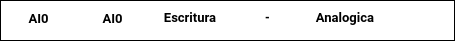
<?xml version="1.0" encoding="UTF-8"?>
<ui version="4.0">
 <class>VariableWidget</class>
 <widget class="QWidget" name="VariableWidget">
  <property name="geometry">
   <rect>
    <x>0</x>
    <y>0</y>
    <width>455</width>
    <height>41</height>
   </rect>
  </property>
  <property name="minimumSize">
   <size>
    <width>150</width>
    <height>41</height>
   </size>
  </property>
  <property name="maximumSize">
   <size>
    <width>16777215</width>
    <height>41</height>
   </size>
  </property>
  <property name="windowTitle">
   <string>Form</string>
  </property>
  <widget class="QFrame" name="MainFrame">
   <property name="geometry">
    <rect>
     <x>0</x>
     <y>0</y>
     <width>455</width>
     <height>41</height>
    </rect>
   </property>
   <property name="minimumSize">
    <size>
     <width>450</width>
     <height>41</height>
    </size>
   </property>
   <property name="maximumSize">
    <size>
     <width>16666</width>
     <height>41</height>
    </size>
   </property>
   <property name="styleSheet">
    <string notr="true">background-color: rgb(255, 255, 255);</string>
   </property>
   <property name="frameShape">
    <enum>QFrame::Panel</enum>
   </property>
   <property name="frameShadow">
    <enum>QFrame::Plain</enum>
   </property>
   <property name="lineWidth">
    <number>1</number>
   </property>
   <widget class="QScrollArea" name="lblNombreScroll">
    <property name="geometry">
     <rect>
      <x>1</x>
      <y>5</y>
      <width>75</width>
      <height>25</height>
     </rect>
    </property>
    <property name="minimumSize">
     <size>
      <width>65</width>
      <height>20</height>
     </size>
    </property>
    <property name="maximumSize">
     <size>
      <width>100</width>
      <height>25</height>
     </size>
    </property>
    <property name="frameShape">
     <enum>QFrame::NoFrame</enum>
    </property>
    <property name="frameShadow">
     <enum>QFrame::Plain</enum>
    </property>
    <property name="lineWidth">
     <number>0</number>
    </property>
    <property name="verticalScrollBarPolicy">
     <enum>Qt::ScrollBarAsNeeded</enum>
    </property>
    <property name="horizontalScrollBarPolicy">
     <enum>Qt::ScrollBarAlwaysOff</enum>
    </property>
    <property name="widgetResizable">
     <bool>true</bool>
    </property>
    <widget class="QWidget" name="ScrollNombreLayout">
     <property name="geometry">
      <rect>
       <x>0</x>
       <y>0</y>
       <width>75</width>
       <height>25</height>
      </rect>
     </property>
     <layout class="QVBoxLayout">
      <property name="spacing">
       <number>0</number>
      </property>
      <property name="leftMargin">
       <number>0</number>
      </property>
      <property name="topMargin">
       <number>0</number>
      </property>
      <property name="rightMargin">
       <number>0</number>
      </property>
      <property name="bottomMargin">
       <number>0</number>
      </property>
      <item>
       <widget class="QLabel" name="lblNombre">
        <property name="maximumSize">
         <size>
          <width>16666672</width>
          <height>16666672</height>
         </size>
        </property>
        <property name="font">
         <font>
          <family>Roboto</family>
          <pointsize>10</pointsize>
          <weight>75</weight>
          <bold>true</bold>
         </font>
        </property>
        <property name="lineWidth">
         <number>0</number>
        </property>
        <property name="text">
         <string>AI0</string>
        </property>
        <property name="alignment">
         <set>Qt::AlignHCenter|Qt::AlignTop</set>
        </property>
        <property name="wordWrap">
         <bool>true</bool>
        </property>
        <property name="margin">
         <number>0</number>
        </property>
        <property name="indent">
         <number>5</number>
        </property>
       </widget>
      </item>
     </layout>
    </widget>
   </widget>
   <widget class="QLabel" name="lblTipo">
    <property name="geometry">
     <rect>
      <x>160</x>
      <y>5</y>
      <width>60</width>
      <height>20</height>
     </rect>
    </property>
    <property name="font">
     <font>
      <family>Roboto</family>
      <pointsize>10</pointsize>
      <weight>75</weight>
      <bold>true</bold>
     </font>
    </property>
    <property name="styleSheet">
     <string notr="true">padding-top:5px;</string>
    </property>
    <property name="lineWidth">
     <number>0</number>
    </property>
    <property name="text">
     <string>Escritura</string>
    </property>
    <property name="alignment">
     <set>Qt::AlignCenter</set>
    </property>
    <property name="indent">
     <number>-1</number>
    </property>
   </widget>
   <widget class="QLabel" name="lblColor">
    <property name="geometry">
     <rect>
      <x>230</x>
      <y>5</y>
      <width>75</width>
      <height>20</height>
     </rect>
    </property>
    <property name="font">
     <font>
      <family>Roboto</family>
      <pointsize>9</pointsize>
      <weight>75</weight>
      <bold>true</bold>
     </font>
    </property>
    <property name="styleSheet">
     <string notr="true">padding-top:5px;</string>
    </property>
    <property name="lineWidth">
     <number>0</number>
    </property>
    <property name="text">
     <string>-</string>
    </property>
    <property name="alignment">
     <set>Qt::AlignCenter</set>
    </property>
    <property name="indent">
     <number>-1</number>
    </property>
   </widget>
   <widget class="QLabel" name="lblSel">
    <property name="geometry">
     <rect>
      <x>310</x>
      <y>5</y>
      <width>70</width>
      <height>20</height>
     </rect>
    </property>
    <property name="font">
     <font>
      <family>Roboto</family>
      <pointsize>10</pointsize>
      <weight>75</weight>
      <bold>true</bold>
     </font>
    </property>
    <property name="styleSheet">
     <string notr="true">padding-top:5px;</string>
    </property>
    <property name="lineWidth">
     <number>0</number>
    </property>
    <property name="text">
     <string>Analogica</string>
    </property>
    <property name="alignment">
     <set>Qt::AlignCenter</set>
    </property>
    <property name="indent">
     <number>-1</number>
    </property>
   </widget>
   <widget class="QPushButton" name="btnEditar">
    <property name="geometry">
     <rect>
      <x>390</x>
      <y>5</y>
      <width>32</width>
      <height>32</height>
     </rect>
    </property>
    <property name="sizePolicy">
     <sizepolicy hsizetype="Fixed" vsizetype="Fixed">
      <horstretch>0</horstretch>
      <verstretch>0</verstretch>
     </sizepolicy>
    </property>
    <property name="minimumSize">
     <size>
      <width>32</width>
      <height>32</height>
     </size>
    </property>
    <property name="maximumSize">
     <size>
      <width>32</width>
      <height>32</height>
     </size>
    </property>
    <property name="font">
     <font>
      <family>Roboto</family>
      <pointsize>11</pointsize>
      <weight>75</weight>
      <bold>true</bold>
     </font>
    </property>
    <property name="styleSheet">
     <string notr="true"/>
    </property>
    <property name="text">
     <string/>
    </property>
    <property name="icon">
     <iconset resource="../../resources/resources.qrc">
      <normaloff>:/source/img/Editar-SM.png</normaloff>:/source/img/Editar-SM.png</iconset>
    </property>
    <property name="iconSize">
     <size>
      <width>24</width>
      <height>24</height>
     </size>
    </property>
    <property name="shortcut">
     <string notr="true"/>
    </property>
    <property name="checkable">
     <bool>false</bool>
    </property>
    <property name="flat">
     <bool>true</bool>
    </property>
   </widget>
   <widget class="QPushButton" name="btnEliminar">
    <property name="geometry">
     <rect>
      <x>420</x>
      <y>5</y>
      <width>32</width>
      <height>32</height>
     </rect>
    </property>
    <property name="sizePolicy">
     <sizepolicy hsizetype="Fixed" vsizetype="Fixed">
      <horstretch>0</horstretch>
      <verstretch>0</verstretch>
     </sizepolicy>
    </property>
    <property name="minimumSize">
     <size>
      <width>32</width>
      <height>32</height>
     </size>
    </property>
    <property name="maximumSize">
     <size>
      <width>32</width>
      <height>32</height>
     </size>
    </property>
    <property name="font">
     <font>
      <family>Roboto</family>
      <pointsize>11</pointsize>
      <weight>75</weight>
      <bold>true</bold>
     </font>
    </property>
    <property name="styleSheet">
     <string notr="true"/>
    </property>
    <property name="text">
     <string/>
    </property>
    <property name="icon">
     <iconset resource="../../resources/resources.qrc">
      <normaloff>:/source/img/Eliminar-SM.png</normaloff>:/source/img/Eliminar-SM.png</iconset>
    </property>
    <property name="iconSize">
     <size>
      <width>24</width>
      <height>24</height>
     </size>
    </property>
    <property name="shortcut">
     <string notr="true"/>
    </property>
    <property name="checkable">
     <bool>false</bool>
    </property>
    <property name="flat">
     <bool>true</bool>
    </property>
   </widget>
   <widget class="QScrollArea" name="lblVariableScroll">
    <property name="geometry">
     <rect>
      <x>75</x>
      <y>5</y>
      <width>75</width>
      <height>25</height>
     </rect>
    </property>
    <property name="minimumSize">
     <size>
      <width>65</width>
      <height>20</height>
     </size>
    </property>
    <property name="maximumSize">
     <size>
      <width>100</width>
      <height>25</height>
     </size>
    </property>
    <property name="frameShape">
     <enum>QFrame::NoFrame</enum>
    </property>
    <property name="frameShadow">
     <enum>QFrame::Plain</enum>
    </property>
    <property name="lineWidth">
     <number>0</number>
    </property>
    <property name="verticalScrollBarPolicy">
     <enum>Qt::ScrollBarAsNeeded</enum>
    </property>
    <property name="horizontalScrollBarPolicy">
     <enum>Qt::ScrollBarAlwaysOff</enum>
    </property>
    <property name="widgetResizable">
     <bool>true</bool>
    </property>
    <widget class="QWidget" name="ScrollVariableLayout">
     <property name="geometry">
      <rect>
       <x>0</x>
       <y>0</y>
       <width>75</width>
       <height>25</height>
      </rect>
     </property>
     <layout class="QVBoxLayout" name="_2">
      <property name="spacing">
       <number>0</number>
      </property>
      <property name="leftMargin">
       <number>0</number>
      </property>
      <property name="topMargin">
       <number>0</number>
      </property>
      <property name="rightMargin">
       <number>0</number>
      </property>
      <property name="bottomMargin">
       <number>0</number>
      </property>
      <item>
       <widget class="QLabel" name="lblVariable">
        <property name="maximumSize">
         <size>
          <width>16666672</width>
          <height>16666672</height>
         </size>
        </property>
        <property name="font">
         <font>
          <family>Roboto</family>
          <pointsize>10</pointsize>
          <weight>75</weight>
          <bold>true</bold>
         </font>
        </property>
        <property name="lineWidth">
         <number>0</number>
        </property>
        <property name="text">
         <string>AI0</string>
        </property>
        <property name="alignment">
         <set>Qt::AlignHCenter|Qt::AlignTop</set>
        </property>
        <property name="wordWrap">
         <bool>true</bool>
        </property>
        <property name="margin">
         <number>0</number>
        </property>
        <property name="indent">
         <number>5</number>
        </property>
       </widget>
      </item>
     </layout>
    </widget>
   </widget>
  </widget>
 </widget>
 <resources>
  <include location="../../resources/resources.qrc"/>
 </resources>
 <connections/>
</ui>
